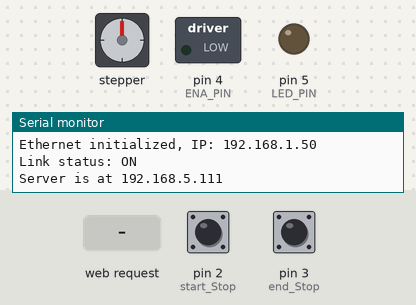
The sketch below on a simulated Arduino Uno, built with avr-gcc and run on an emulated ATmega328P. On the bench: stepper motor, switched loads named in the sketch (green lamp = pin HIGH), output pins drawn as LEDs (lit = HIGH), the last lines printed to the serial monitor. The test bench sets the inputs (shaded band); at power-on: pin 2 (start_Stop) HIGH, pin 3 (end_Stop) HIGH. WiFi joins after 1.5 s; servers stay silent unless stated; stepper angles assume 200 steps per turn; pins used as bus, display or sensor lines are not drawn.

Above: at 1.9 s.
2.0 s: HTTP request GET /MOTOR=ON received
At 4.8 s:
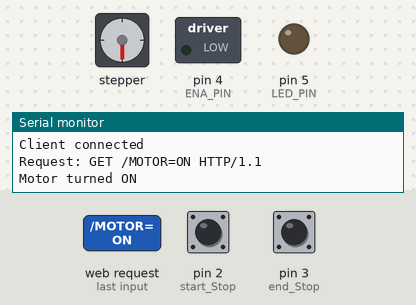
5.0 s: pin 2 (start_Stop) pulled LOW for 0.15 s
At 6.0 s:
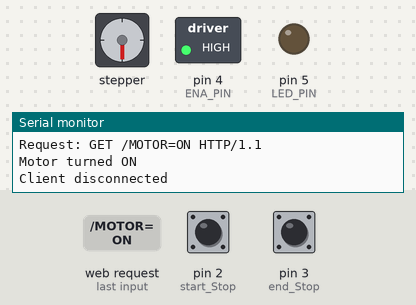
6.6 s: HTTP request GET /MOTOR=OFF received
At 9.4 s:
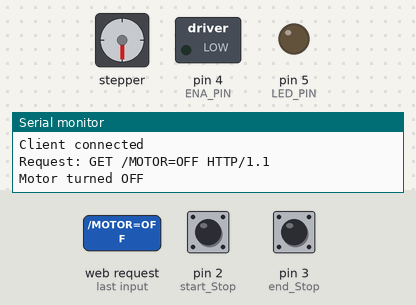
9.6 s: pin 3 (end_Stop) pulled LOW for 0.15 s
At 10.7 s:
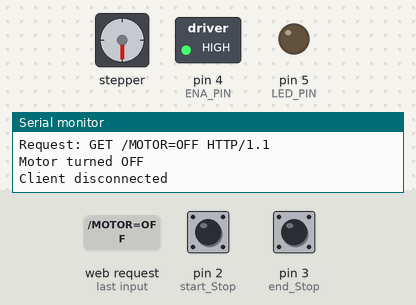
Timing chart, 0 to 12.2 s (numbered marks = the images above; inputs shaded):
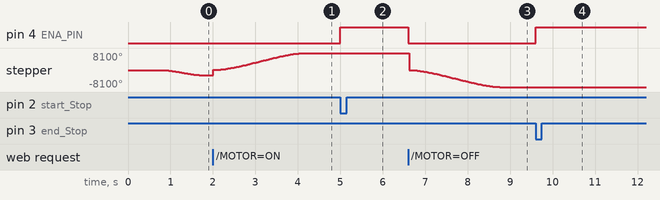

Measured:
- after the input at 2.0 s, stepper: turns 10620° clockwise in 2.1 s, starting at once
- after the input at 5.0 s, pin 4 (ENA_PIN): LOW → HIGH at once
- after the input at 6.6 s, pin 4 (ENA_PIN): HIGH → LOW at once; stepper: turns 16200° counter-clockwise in 2.1 s, starting at once
- after the input at 9.6 s, pin 4 (ENA_PIN): LOW → HIGH at once
- by itself, stepper: keeps turning counter-clockwise at about 2491°/s

The sketch:

Ethernet.ino
```cpp
#include <SPI.h>
#include <Ethernet.h>
#include <AccelStepper.h>

byte mac[] = {0xDE, 0xAD, 0xBE, 0xEF, 0xFE, 0xED};
IPAddress ip(192, 168, 5, 111); // Use your IP
IPAddress dns(8, 8, 8, 8); // Google DNS
IPAddress gateway(192, 168, 5, 1); // Router IP
IPAddress subnet(255, 255, 255, 0);

EthernetServer server(80);

const int start_Stop = 2;
const int end_Stop = 3;

#define LED_PIN 5
#define STEP_PIN 6
#define DIR_PIN 8
#define ENA_PIN 4

#define motorInterfaceType 1  // 1 = DRIVER (step/dir interface)

AccelStepper stepper(motorInterfaceType, STEP_PIN, DIR_PIN);

#define End_stop1 2
#define End_stop2 3

#define W5500_CS 10
#define W5500_RST 9

static bool motorState = false;

void setup() {

  Serial.begin(9600);

  // Optional W5500 reset
  pinMode(W5500_RST, OUTPUT);
  digitalWrite(W5500_RST, HIGH);
  delay(250);
  digitalWrite(W5500_RST, LOW);
  delay(250);
  digitalWrite(W5500_RST, HIGH);
  delay(250);

  // // Serial.println("Initializing Ethernet...");
  // Ethernet.begin(mac, ip, dns, gateway, subnet);
  // delay(2000); // Wait for Ethernet to stabilize

  // if (Ethernet.begin(mac) == 0) {
  //   Serial.println("DHCP failed, using static IP...");
  //   Ethernet.begin(mac, ip, dns, gateway, subnet); // fallback to static
  // }

  // Initializes Ethernet with static IP.
  // if (Ethernet.hardwareStatus() == EthernetNoHardware) {
  //   Serial.println("Error: W5500 hardware not detected");
  //   while (true);
  // }

  Serial.print("Ethernet initialized, IP: ");
  Serial.println(Ethernet.localIP());
  Serial.print("Link status: ");
  Serial.println(Ethernet.linkStatus() == LinkON ? "ON" : "OFF");


  Ethernet.begin(mac, ip);
  server.begin();
  pinMode(LED_PIN, OUTPUT);

  pinMode(STEP_PIN, OUTPUT);
  pinMode(ENA_PIN, OUTPUT);
  pinMode(DIR_PIN, OUTPUT);
  // digitalWrite(DIR_PIN, HIGH);  // direction

  // Set end stop pins as input with internal pull-up resistors
  pinMode(start_Stop, INPUT_PULLUP);
  pinMode(end_Stop, INPUT_PULLUP);

  Serial.print("Server is at ");
  Serial.println(Ethernet.localIP());

  stepper.setMaxSpeed(1000000);      // Steps per second /1000000
  stepper.setAcceleration(10000);   // Steps per second^2 /50000
  stepper.moveTo(-1400);

  digitalWrite(ENA_PIN, LOW);

}


void rotateSteps(int steps, int pulseDelayMicros, bool direction) {
  digitalWrite(DIR_PIN, direction);
  digitalWrite(ENA_PIN, LOW);
  for (int i = 0; i < steps; i++) {
    digitalWrite(STEP_PIN, HIGH);
    delayMicroseconds(pulseDelayMicros);
    digitalWrite(STEP_PIN, LOW);
    delayMicroseconds(pulseDelayMicros);
  }
  // digitalWrite(ENA_PIN, HIGH);
  // Serial.print("Motor Moved");
}

void loop() {

  stepper.run();
  bool start_Stop1 = digitalRead(start_Stop) == LOW;
  bool end_Stop1 = digitalRead(end_Stop) == LOW;


  // if (start_Stop1 == 1){
  //   stepper.setCurrentPosition(stepper.currentPosition()); //stoped quickly
  //   stepper.stop();
  //   while (stepper.isRunning()) {
  //     stepper.run();
  //   }
  //   // digitalWrite(ENA_PIN, HIGH);
  // }
  // if (end_Stop1 == 1){
  //   stepper.setCurrentPosition(stepper.currentPosition()); //stoped quickly
  //   stepper.stop();
  //   while (stepper.isRunning()) {
  //     stepper.run();
  //   }
  //   // digitalWrite(ENA_PIN, HIGH);
  // }
  // Serial.print("start_Stop: ");
  // Serial.print(start_Stop1 ? "PRESSED" : "released");
  // Serial.print(" | end_Stop: ");
  // Serial.println(end_Stop1 ? "PRESSED" : "released");

  EthernetClient client = server.available();
  if (client) {
    Serial.println("Client connected");

    String request = client.readStringUntil('\r');
    Serial.print("Request: ");
    Serial.println(request);
    client.flush();

    // // Track motor state
    // static bool motorState = false;

    // if (start_Stop1 == 1){
    //   // stepper.stop(); //stoped quickly
    //   stepper.setCurrentPosition(stepper.currentPosition()); //stoped quickly
    // }
      // stepper.setCurrentPosition(stepper.currentPosition()); //stoped quickly
    // if (request.indexOf("GET /MOTOR=OFF") >= 0 && start_Stop1 == 1) {
    //   digitalWrite(ENA_PIN, LOW);
    //   motorState = false;
    //   client.print("<p><strong>Motor Status:</strong> ");
    //   client.print(motorState ? "<span style='color:green;'>ON</span>" : "<span style='color:red;'>OFF</span>");
    //   client.println("</p>");
    //   Serial.println("Motor turned OFF");
    //   stepper.moveTo(-15000);
    //   if (start_Stop1 == 1) {
    //     stepper.stop();
    //     stepper.setCurrentPosition(0);
    //   } else {
    //     stepper.runToPosition();
    //   }
    // }

    // if (request.indexOf("GET /MOTOR=ON") >= 0 && end_Stop1 == 1) {
    //   digitalWrite(ENA_PIN, LOW);
    //   motorState = true;
    //   client.print("<p><strong>Motor Status:</strong> ");
    //   client.print(motorState ? "<span style='color:green;'>ON</span>" : "<span style='color:red;'>OFF</span>");
    //   client.println("</p>");
    //   Serial.println("Motor turned ON");
    //   stepper.moveTo(1500);
    //   // stepper.runToPosition();
    //   if (stepper.distanceToGo() != 0)
    //      stepper.run();
    // }

    // if (request.indexOf("GET /MOTOR=ON") >= 0) {
    //   motorState = true;
    //   client.print("<p><strong>Motor Status:</strong> ");
    //   client.print(motorState ? "<span style='color:green;'>ON</span>" : "<span style='color:red;'>OFF</span>");
    //   client.println("</p>");
    //   Serial.println("Motor turned ON");
    //   stepper.move(1500);
    //   // stepper.runToPosition();
    // }

    if (request.indexOf("GET /MOTOR=ON") >= 0) {
      motorState = true;
      stepper.setCurrentPosition(0);

      client.print("<p><strong>Motor Status:</strong> ");
      client.print(motorState ? "<span style='color:green;'>ON</span>" : "<span style='color:red;'>OFF</span>");
      client.println("</p>");

      digitalWrite(ENA_PIN, LOW);

      if (request.indexOf("GET /MOTOR=ON") >= 0 && end_Stop1 == 1) {

        Serial.println("Motor turned ON && start_Stop1");
        stepper.move(35000);
        while (digitalRead(start_Stop) == HIGH) {
          stepper.run();
        }
        stepper.stop();
        while (stepper.isRunning()) {
          stepper.run();
        stepper.setCurrentPosition(0);  //break
        }
      } else{
        Serial.println("Motor turned ON");
        stepper.move(4500);
        while (digitalRead(start_Stop) == HIGH) {
          stepper.run();
        // stepper.setCurrentPosition(0); // break
        }
      }
      digitalWrite(ENA_PIN, HIGH);
    }

    if (request.indexOf("GET /MOTOR=OFF") >= 0) {
      motorState = false;
      stepper.setCurrentPosition(0);

      client.print("<p><strong>Motor Status:</strong> ");
      client.print(motorState ? "<span style='color:green;'>ON</span>" : "<span style='color:red;'>OFF</span>");
      client.println("</p>");

      digitalWrite(ENA_PIN, LOW);

      if (request.indexOf("GET /MOTOR=OFF") >= 0 && start_Stop1 == 1) {

        Serial.println("Motor turned OFF && start_Stop1");
        stepper.move(-35000);
        while (digitalRead(end_Stop) == HIGH) {
          stepper.run();
        }
        stepper.stop();
        while (stepper.isRunning()) {
          stepper.run();
          stepper.setCurrentPosition(0);  //break
        }
      } else{
        Serial.println("Motor turned OFF");
        stepper.move(-4500);
        while (digitalRead(end_Stop) == HIGH) {
          stepper.run();
          // stepper.setCurrentPosition(0); // break
        }
      }
      digitalWrite(ENA_PIN, HIGH);
    }

    // Build and send HTML response
    client.println("HTTP/1.1 200 OK");
    client.println("Content-Type: text/html");
    client.println("Connection: close");
    client.println();
    client.println("<!DOCTYPE HTML>");
    client.println("<html>");
    client.println("<head><title>Motor Controller</title></head>");
    client.println("<body>");
    client.println("<h1>MOTOR Controller</h1>");

    // Control links
    client.println("<p><a href=\"/MOTOR=ON\"><button>Turn ON</button></a></p>");
    client.println("<p><a href=\"/MOTOR=OFF\"><button>Turn OFF</button></a></p>");

    client.println("</body>");
    client.println("</html>");

    delay(1);
    client.stop();
    Serial.println("Client disconnected");
  }
}
```

Accel.ino
```cpp
// #include <AccelStepper.h>

// const int start_Stop = 2;
// const int end_Stop = 3;

// // Define stepper motor connections and motor interface type
// #define dirPin  8
// #define stepPin 6
// #define MOTOR_ENABLE_PIN 5
// #define motorInterfaceType 1  // 1 = DRIVER (step/dir interface)

// AccelStepper stepper(motorInterfaceType, stepPin, dirPin);

// void setup() {
//   Serial.begin(9600);
//   pinMode(start_Stop, INPUT_PULLUP);
//   pinMode(end_Stop, INPUT_PULLUP);
//   stepper.setMaxSpeed(16000);      // Steps per second /1000000
//   stepper.setAcceleration(4000);   // Steps per second^2 /50000
//   stepper.moveTo(14000);
//   pinMode(MOTOR_ENABLE_PIN, OUTPUT);
//   digitalWrite(MOTOR_ENABLE_PIN, LOW);
// }

// void loop() {

//   stepper.run();
//   // stepper.setMaxSpeed(stepper.maxSpeed() + 10000);   // Increase max speed by 100 steps/sec
//   bool start_Stop1 = digitalRead(start_Stop) == LOW;
//   bool end_Stop1 = digitalRead(end_Stop) == LOW;

//   stepper.move(15000);
//   if (start_Stop1 == 1) {
//     stepper.setCurrentPosition(stepper.currentPosition()); //stoped quickly
//     stepper.stop();
//     while (stepper.isRunning()) {
//       stepper.run();
//     }
//     digitalWrite(MOTOR_ENABLE_PIN, HIGH);

//   }

//   if (end_Stop1 == 1) {
//     stepper.setCurrentPosition(stepper.currentPosition()); //stoped quickly
//     stepper.stop();
//     while (stepper.isRunning()) {
//       stepper.run();
//     }
//     digitalWrite(MOTOR_ENABLE_PIN, HIGH);
//   }

// }
```

Ethernet_check.ino
```cpp
// // Pin assignments for X, Y, Z end stops
// const int start_Stop = 2;
// const int end_Stop = 3;


// void setup() {
//   Serial.begin(9600);

//   // Set end stop pins as input with internal pull-up resistors
//   pinMode(start_Stop, INPUT_PULLUP);
//   pinMode(end_Stop, INPUT_PULLUP);


//   Serial.println("End Stop Test Ready");
// }

// void loop() {
//   // Read end stop states (LOW means pressed if NO type)
//   bool start_Stop1 = digitalRead(start_Stop) == LOW;
//   bool end_Stop1 = digitalRead(end_Stop) == LOW;

//   // Report status
//   Serial.print("start_Stop: ");
//   Serial.print(start_Stop1 ? "PRESSED" : "released");
//   Serial.print(" | Y: ");
//   Serial.println(end_Stop1 ? "PRESSED" : "released");


//   delay(50); // Update every 0.5s
// }
```
